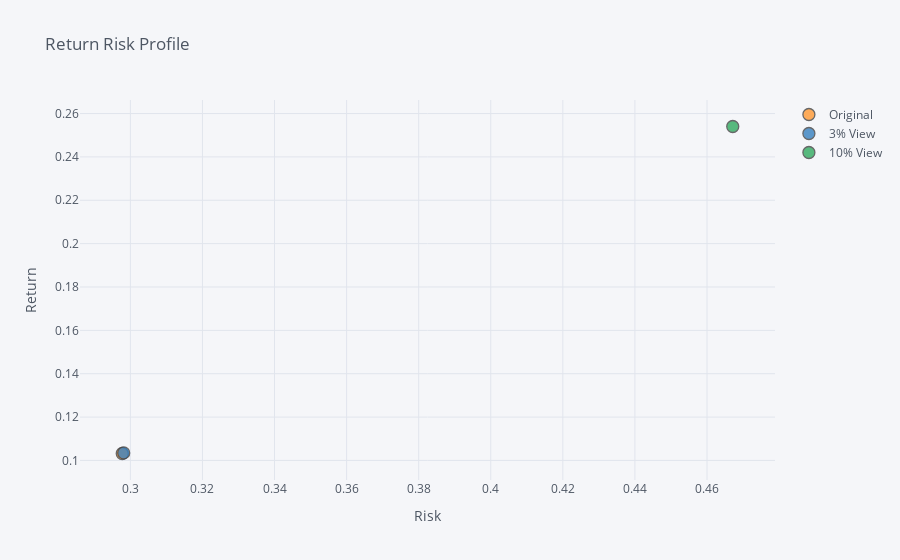

The notebook cell saved with this chart:
### Code cell
w_sate = np.array([w_m.flatten(),w_tilde3.flatten(),w_tilde10.flatten()])
mu_sate = np.array([mu_m.flatten(),mu_tilde3.flatten(),mu_tilde10.flatten()])

returns_sate = np.diag(np.dot(w_sate,mu_sate.T))
vols_sate = np.diag(sqrt(np.linalg.multi_dot([w_sate,cov_est,w_sate.T])))

returnrisk_sate = pd.DataFrame({'Portfolio':['Original','3% View','10% View'],
                                'Return': returns_sate,
                               'Volatility': vols_sate})

returnrisk_sate.iplot(kind='scatter',categories = 'Portfolio',
                      y='Return',x='Volatility', mode='markers',
                     title = 'Return Risk Profile',xTitle ='Risk', yTitle='Return')

### Figure 1 — Plotly figure (JSON) as saved in the notebook; plotly's stock layout.template omitted (floating-point values rounded to 4 significant figures)
{"data": [{"marker": {"color": "rgba(255, 153, 51, 1.0)", "line": {"width": 1.3}, "opacity": 0.8, "size": 12, "symbol": "circle"}, "mode": "markers", "name": "Original", "textfont": {"color": "#4D5663"}, "type": "scatter", "x": [0.2977], "y": [0.1032]}, {"marker": {"color": "rgba(55, 128, 191, 1.0)", "line": {"width": 1.3}, "opacity": 0.8, "size": 12, "symbol": "circle"}, "mode": "markers", "name": "3% View", "textfont": {"color": "#4D5663"}, "type": "scatter", "x": [0.2982], "y": [0.1035]}, {"marker": {"color": "rgba(50, 171, 96, 1.0)", "line": {"width": 1.3}, "opacity": 0.8, "size": 12, "symbol": "circle"}, "mode": "markers", "name": "10% View", "textfont": {"color": "#4D5663"}, "type": "scatter", "x": [0.4671], "y": [0.254]}], "layout": {"legend": {"bgcolor": "#F5F6F9", "font": {"color": "#4D5663"}}, "paper_bgcolor": "#F5F6F9", "plot_bgcolor": "#F5F6F9", "title": {"font": {"color": "#4D5663"}, "text": "Return Risk Profile"}, "xaxis": {"gridcolor": "#E1E5ED", "showgrid": true, "tickfont": {"color": "#4D5663"}, "title": {"font": {"color": "#4D5663"}, "text": "Risk"}, "zerolinecolor": "#E1E5ED"}, "yaxis": {"gridcolor": "#E1E5ED", "showgrid": true, "tickfont": {"color": "#4D5663"}, "title": {"font": {"color": "#4D5663"}, "text": "Return"}, "zerolinecolor": "#E1E5ED"}}}
